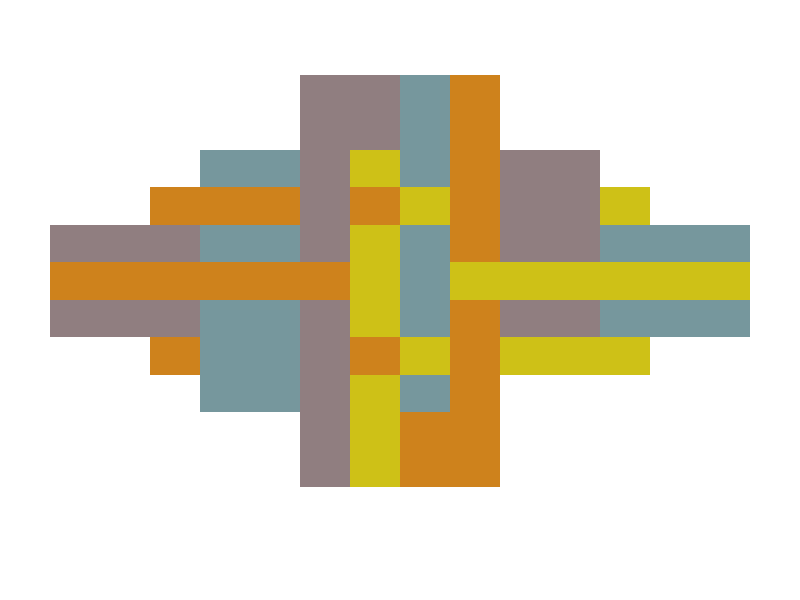

R code for this plot:
# Jess Mostipak's disliked-colours composition (recreate)
# Matt Dray, July 2021

# After Jesse Mostipak (@kierisi):
#   https://twitter.com/kierisi/status/1412925861255421953?s=20

# My tweet response:
#  https://twitter.com/mattdray/status/1412936505375461385?s=20

dislike_vector <- c(
  
  0,0,0,0,0,0,0,0,0,0,0,0,0,0,0,0,
  0,0,0,0,0,0,0,0,0,0,0,0,0,0,0,0,
  
  0,0,0,0,0,0,1,1,2,3,0,0,0,0,0,0,
  0,0,0,0,0,0,1,1,2,3,0,0,0,0,0,0,
  0,0,0,0,2,2,1,4,2,3,1,1,0,0,0,0,
  0,0,0,3,3,3,1,3,4,3,1,1,4,0,0,0,
  
  0,1,1,1,2,2,1,4,2,3,1,1,2,2,2,0,
  0,3,3,3,3,3,3,4,2,4,4,4,4,4,4,0,
  0,1,1,1,2,2,1,4,2,3,1,1,2,2,2,0,
  
  0,0,0,3,2,2,1,3,4,3,4,4,4,0,0,0,
  0,0,0,0,2,2,1,4,2,3,0,0,0,0,0,0,
  0,0,0,0,0,0,1,4,3,3,0,0,0,0,0,0,
  0,0,0,0,0,0,1,4,3,3,0,0,0,0,0,0,
  
  0,0,0,0,0,0,0,0,0,0,0,0,0,0,0,0,
  0,0,0,0,0,0,0,0,0,0,0,0,0,0,0,0,
  0,0,0,0,0,0,0,0,0,0,0,0,0,0,0,0
  
)

dislike_vector <- matrix(dislike_vector, nrow = 16, ncol = 16)
dislike_vector <- dislike_vector[, ncol(dislike_vector):1]

dislike_cols <- c(
  "0" = "white",
  "1" = "#907E80",
  "2" = "#76979D",
  "3" = "#CE821C",
  "4" = "#CEC117"
)

png(
  "2021-07-08_twitter_kierisi/output/kierisi-recreate.png", 
  width  = 6,
  height = 5,
  units  = "cm",
  res    = 600
)

par(mar = rep(0, 4))
image(dislike_vector, col = dislike_cols)

dev.off()
